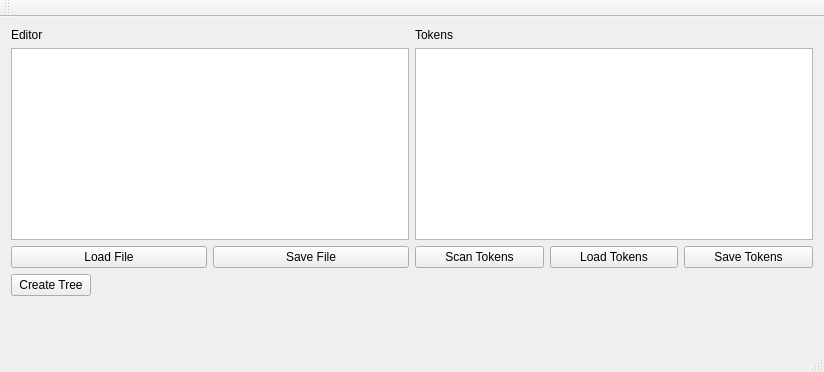
<?xml version="1.0" encoding="UTF-8"?>
<ui version="4.0">
 <class>MainWindow</class>
 <widget class="QMainWindow" name="MainWindow">
  <property name="geometry">
   <rect>
    <x>0</x>
    <y>0</y>
    <width>824</width>
    <height>372</height>
   </rect>
  </property>
  <property name="windowTitle">
   <string>MainWindow</string>
  </property>
  <widget class="QWidget" name="centralWidget">
   <layout class="QFormLayout" name="formLayout_2">
    <item row="0" column="0" colspan="2">
     <layout class="QGridLayout" name="gridLayout">
      <property name="sizeConstraint">
       <enum>QLayout::SetNoConstraint</enum>
      </property>
      <item row="0" column="0">
       <layout class="QGridLayout" name="gridLayout_2">
        <property name="sizeConstraint">
         <enum>QLayout::SetNoConstraint</enum>
        </property>
        <item row="0" column="0">
         <widget class="QLabel" name="label">
          <property name="text">
           <string>Editor</string>
          </property>
         </widget>
        </item>
        <item row="0" column="1">
         <widget class="QLabel" name="label_2">
          <property name="text">
           <string>Tokens</string>
          </property>
         </widget>
        </item>
        <item row="6" column="1">
         <layout class="QHBoxLayout" name="horizontalLayout_3">
          <item>
           <widget class="QPushButton" name="ScanTokens">
            <property name="text">
             <string>Scan Tokens</string>
            </property>
           </widget>
          </item>
          <item>
           <widget class="QPushButton" name="LoadTokens">
            <property name="text">
             <string>Load Tokens</string>
            </property>
           </widget>
          </item>
          <item>
           <widget class="QPushButton" name="SaveTokens">
            <property name="text">
             <string>Save Tokens</string>
            </property>
           </widget>
          </item>
         </layout>
        </item>
        <item row="6" column="0">
         <layout class="QHBoxLayout" name="horizontalLayout_4">
          <item>
           <widget class="QPushButton" name="LoadFile">
            <property name="text">
             <string>Load File</string>
            </property>
           </widget>
          </item>
          <item>
           <widget class="QPushButton" name="SaveFile">
            <property name="text">
             <string>Save File</string>
            </property>
           </widget>
          </item>
         </layout>
        </item>
        <item row="1" column="0" rowspan="2">
         <widget class="QPlainTextEdit" name="Field1">
          <property name="tabStopWidth">
           <number>80</number>
          </property>
         </widget>
        </item>
        <item row="1" column="1" rowspan="2">
         <widget class="QPlainTextEdit" name="Field2">
          <property name="minimumSize">
           <size>
            <width>256</width>
            <height>0</height>
           </size>
          </property>
          <property name="tabStopWidth">
           <number>80</number>
          </property>
         </widget>
        </item>
       </layout>
      </item>
     </layout>
    </item>
    <item row="1" column="0">
     <widget class="QPushButton" name="CreateTree">
      <property name="text">
       <string>Create Tree</string>
      </property>
     </widget>
    </item>
   </layout>
  </widget>
  <widget class="QMenuBar" name="menuBar">
   <property name="geometry">
    <rect>
     <x>0</x>
     <y>0</y>
     <width>824</width>
     <height>26</height>
    </rect>
   </property>
  </widget>
  <widget class="QToolBar" name="mainToolBar">
   <attribute name="toolBarArea">
    <enum>TopToolBarArea</enum>
   </attribute>
   <attribute name="toolBarBreak">
    <bool>false</bool>
   </attribute>
  </widget>
  <widget class="QStatusBar" name="statusBar"/>
 </widget>
 <layoutdefault spacing="6" margin="11"/>
 <resources/>
 <connections/>
</ui>
